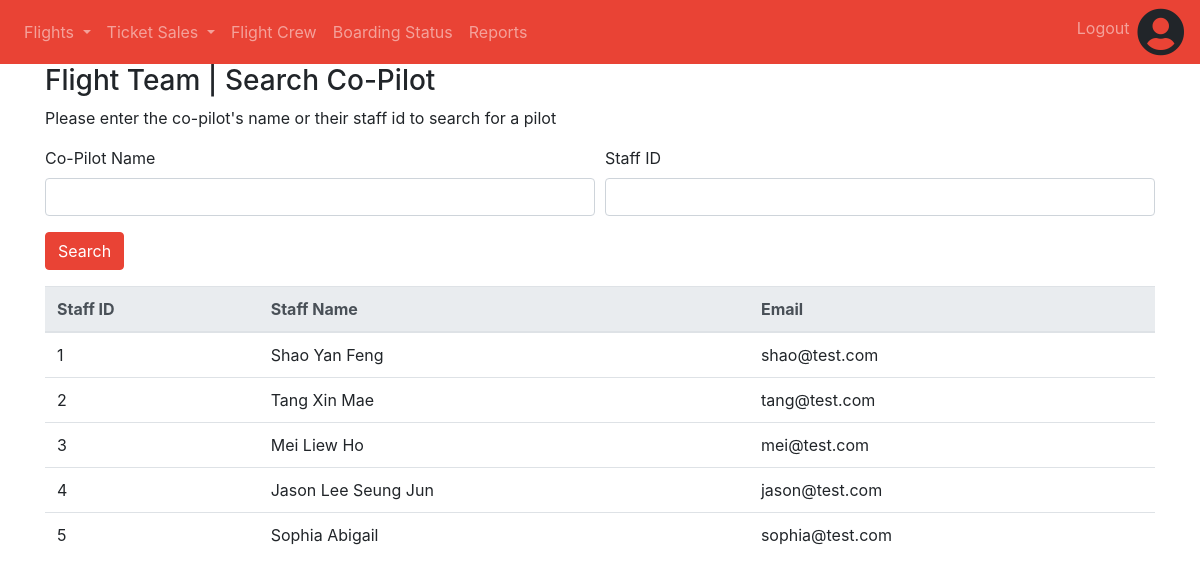
Page /staff/schedule_search-copilot.php (signed in) on the committed database.
### tables this page shows
CREATE TABLE `staff` (
  `id` int(11) NOT NULL,
  `staff_name` varchar(10000) NOT NULL,
  `email` varchar(255) DEFAULT NULL,
  `password` varchar(255) DEFAULT NULL,
  `role` enum('Pilot','FlightAttendant','NormalManagement','Superior','Manager') NOT NULL
);

### staff/schedule_search-copilot.php (the view, shortened to what this page needs)
<html>
<head>
    <link href="https://maxcdn.bootstrapcdn.com/font-awesome/4.5.0/css/font-awesome.min.css" rel="stylesheet" />
    <?php require('../head.php');
    require('navbar.php'); ?>
</head>
<body>
    <div class="container">
        <h3>Flight Team | Search Co-Pilot</h3>
        <p>Please enter the co-pilot's name or their staff id to search for a pilot</p>
        <form action="schedule_search-copilot.php" method="get">
            <div class="form-row">
                <div class="form-group col-md-6">
                    <label for="pilotName">Co-Pilot Name</label>
                    <input type="text" class="form-control" name="coPilotName">
                </div>
                <div class="form-group col-md-6">
                    <label for="staffID">Staff ID</label>
                    <input type="text" class="form-control" name="staffID">
                </div>
            </div>
            <input type="submit" class="btn btn-primary" value="Search">
        </form>
        <?php
        $connection = new mysqli("localhost", "admin", null, "ibm2104_assignment");
        echo '<table class = "table">';
        echo '<thead class="thead-light">';
        echo '<tr>';
        echo '<th scope="col">Staff ID</th>';
        echo '<th scope="col">Staff Name</th>';
        echo '<th scope="col">Email</th>';
        echo '</tr>';
        echo '</thead>';
        $staffQuery = "SELECT * FROM staff WHERE role = 1";
        $resultStaffQuery = $connection->query($staffQuery);
        while ($staffDetails = mysqli_fetch_assoc($resultStaffQuery)) {
            echo "<tr><td>" . $staffDetails['id'] . "</td>";
            echo "<td>" . $staffDetails['staff_name'] . "</td>";
            echo "<td>" . $staffDetails['email'] . "</td>";
            echo "</tr>";
        }
        echo '</table>';
        ?>
    </div>
</body>
</html>

### rows in the picture
staff: id "1", staff_name "Shao Yan Feng", email "shao@test.com"
staff: id "2", staff_name "Tang Xin Mae", email "tang@test.com"
staff: id "3", staff_name "Mei Liew Ho", email "mei@test.com"
staff: id "4", staff_name "Jason Lee Seung Jun", email "jason@test.com"
staff: id "5", staff_name "Sophia Abigail", email "sophia@test.com"
